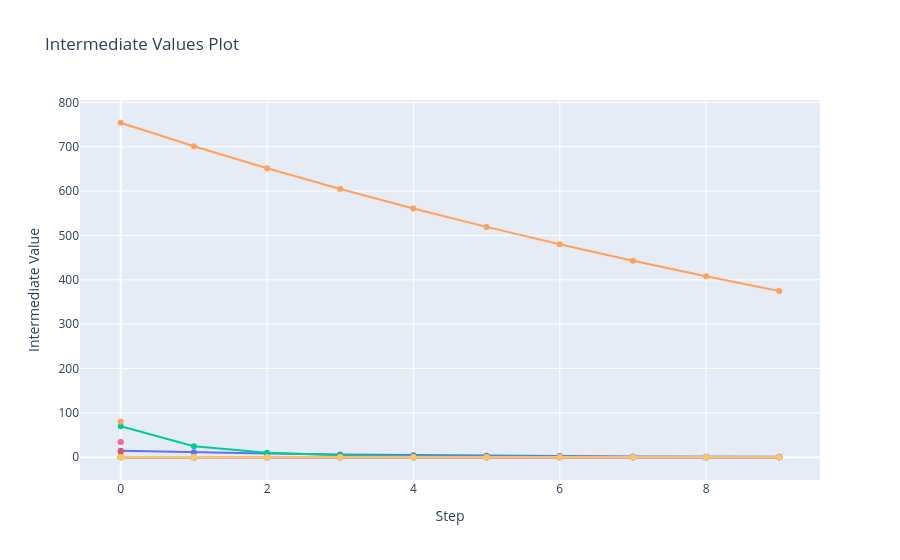

Notebook code for this chart:
### Code cell
plot_intermediate_values(study)

### Figure 1 — Plotly figure (JSON) as saved in the notebook; plotly's stock layout.template omitted (floating-point values rounded to 4 significant figures)
{"data": [{"marker": {"maxdisplayed": 10}, "mode": "lines+markers", "name": "Trial0", "type": "scatter", "x": [0, 1, 2, 3, 4, 5, 6, 7, 8, 9], "y": [14.39, 11.14, 8.526, 6.434, 4.781, 3.511, 2.582, 1.884, 1.357, 0.9678]}, {"marker": {"maxdisplayed": 10}, "mode": "lines+markers", "name": "Trial1", "type": "scatter", "x": [0, 1, 2, 3, 4, 5, 6, 7, 8, 9], "y": [0.3137, 0.2342, 0.2074, 0.1952, 0.1866, 0.179, 0.1716, 0.1634, 0.1554, 0.1459]}, {"marker": {"maxdisplayed": 10}, "mode": "lines+markers", "name": "Trial2", "type": "scatter", "x": [0, 1, 2, 3, 4, 5, 6, 7, 8, 9], "y": [70.05, 24.9, 10.3, 4.665, 2.213, 1.076, 0.5437, 0.3051, 0.2103, 0.1814]}, {"marker": {"maxdisplayed": 10}, "mode": "lines+markers", "name": "Trial3", "type": "scatter", "x": [0, 1, 2, 3, 4, 5, 6, 7, 8, 9], "y": [0.1411, 0.1004, 0.07279, 0.05629, 0.047, 0.04217, 0.03985, 0.0388, 0.03834, 0.03812]}, {"marker": {"maxdisplayed": 10}, "mode": "lines+markers", "name": "Trial4", "type": "scatter", "x": [0, 1, 2, 3, 4, 5, 6, 7, 8, 9], "y": [754.1, 701.1, 651.5, 604.9, 560.9, 519.3, 480.0, 442.9, 407.9, 374.9]}, {"marker": {"maxdisplayed": 10}, "mode": "lines+markers", "name": "Trial5", "type": "scatter", "x": [0, 1, 2, 3, 4, 5, 6, 7, 8, 9], "y": [0.03723, 0.03545, 0.0341, 0.03207, 0.02954, 0.02029, 0.01993, 0.02462, 0.0198, 0.02231]}, {"marker": {"maxdisplayed": 10}, "mode": "lines+markers", "name": "Trial6", "type": "scatter", "x": [0, 1, 2, 3, 4, 5, 6, 7, 8, 9], "y": [0.1819, 0.1322, 0.09676, 0.07354, 0.05859, 0.04821, 0.04077, 0.03672, 0.03072, 0.02781]}, {"marker": {"maxdisplayed": 10}, "mode": "lines+markers", "name": "Trial7", "type": "scatter", "x": [0, 1, 2, 3, 4, 5, 6, 7, 8, 9], "y": [0.03728, 0.03592, 0.03196, 0.02132, 0.023, 0.01962, 0.02388, 0.01825, 0.01739, 0.01948]}, {"marker": {"maxdisplayed": 10}, "mode": "lines+markers", "name": "Trial8", "type": "scatter", "x": [0, 1, 2, 3, 4, 5, 6, 7, 8, 9], "y": [0.1099, 0.09335, 0.0832, 0.07699, 0.07329, 0.07119, 0.07007, 0.06956, 0.06943, 0.06948]}, {"marker": {"maxdisplayed": 10}, "mode": "lines+markers", "name": "Trial9", "type": "scatter", "x": [0, 1, 2, 3, 4, 5, 6, 7, 8, 9], "y": [0.04494, 0.04362, 0.04241, 0.04083, 0.03921, 0.03741, 0.03571, 0.034, 0.03216, 0.03042]}, {"marker": {"maxdisplayed": 10}, "mode": "lines+markers", "name": "Trial10", "type": "scatter", "x": [0, 1, 2, 3, 4, 5, 6, 7, 8, 9], "y": [0.04657, 0.03798, 0.03741, 0.03669, 0.03595, 0.03507, 0.03384, 0.03203, 0.02945, 0.02619]}, {"marker": {"maxdisplayed": 10}, "mode": "lines+markers", "name": "Trial11", "type": "scatter", "x": [0], "y": [12.58]}, {"marker": {"maxdisplayed": 10}, "mode": "lines+markers", "name": "Trial12", "type": "scatter", "x": [0, 1], "y": [0.1269, 0.1116]}, {"marker": {"maxdisplayed": 10}, "mode": "lines+markers", "name": "Trial13", "type": "scatter", "x": [0, 1, 2, 3, 4, 5, 6, 7, 8, 9], "y": [0.04032, 0.03992, 0.03752, 0.03498, 0.03344, 0.02666, 0.02277, 0.01887, 0.02156, 0.03465]}, {"marker": {"maxdisplayed": 10}, "mode": "lines+markers", "name": "Trial14", "type": "scatter", "x": [0], "y": [80.77]}, {"marker": {"maxdisplayed": 10}, "mode": "lines+markers", "name": "Trial15", "type": "scatter", "x": [0], "y": [34.18]}, {"marker": {"maxdisplayed": 10}, "mode": "lines+markers", "name": "Trial16", "type": "scatter", "x": [0], "y": [34.37]}, {"marker": {"maxdisplayed": 10}, "mode": "lines+markers", "name": "Trial17", "type": "scatter", "x": [0, 1, 2], "y": [0.09098, 0.08774, 0.08484]}, {"marker": {"maxdisplayed": 10}, "mode": "lines+markers", "name": "Trial18", "type": "scatter", "x": [0, 1, 2, 3, 4, 5, 6, 7, 8, 9], "y": [0.1148, 0.08551, 0.06304, 0.04732, 0.03907, 0.03622, 0.03361, 0.03159, 0.02958, 0.03286]}, {"marker": {"maxdisplayed": 10}, "mode": "lines+markers", "name": "Trial19", "type": "scatter", "x": [0, 1, 2, 3, 4, 5, 6, 7, 8, 9], "y": [0.03934, 0.03075, 0.02591, 0.02582, 0.02026, 0.01944, 0.02185, 0.04628, 0.0337, 0.03434]}], "layout": {"autosize": true, "showlegend": false, "title": {"text": "Intermediate Values Plot"}, "xaxis": {"autorange": true, "range": [-0.545, 9.545], "title": {"text": "Step"}, "type": "linear"}, "yaxis": {"autorange": true, "range": [-62.21, 816.3], "title": {"text": "Intermediate Value"}, "type": "linear"}}}
